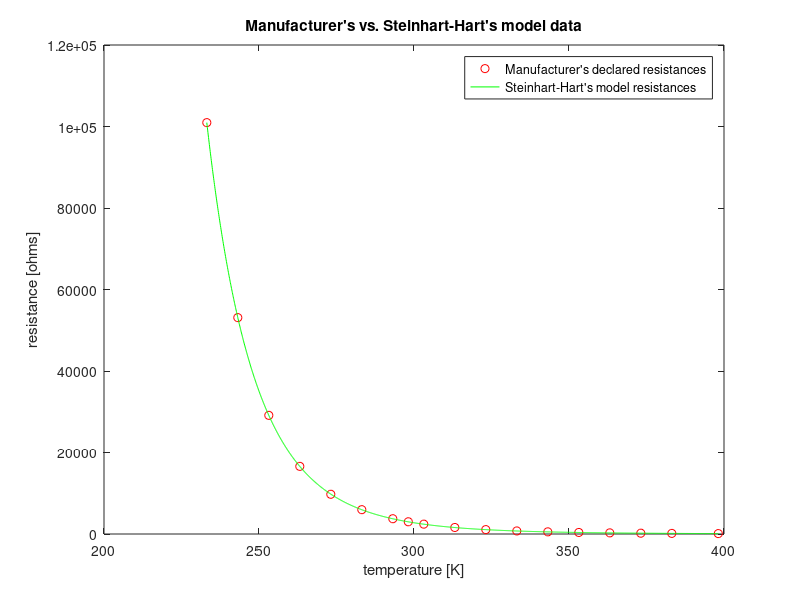

This figure's MATLAB source: (Note: this script raises an error after producing the figure.)
%% load data
md = [-40 100.95; -30 53.1; -20 29.12; -10 16.6; 0 9.75; 
           10 5.97; 20 3.75; 25 3; 30 2.42; 40 1.6; 50 1.08;
           60 0.75; 70 0.53; 80 0.38; 90 0.28; 100 0.2; 110 0.15; 125 0.1]; % NTC manufacturer data

% Steinhart-Hart model for NTCs: https://it.wikipedia.org/wiki/Equazione_di_Steinhart-Hart

T = md(:, 1) + 273.16; % Reference temperatures [K]
R = 1000*md(:, 2); % NTC resistances @ reference temperatures [Ohms]

%% Coefficients calculation
k1 = 1;
k2 = 2;
k3 = 3;

L1 = log(R(k1));
L2 = log(R(k2));
L3 = log(R(k3));

Y1 = 1/T(k1);
Y2 = 1/T(k2);
Y3 = 1/T(k3);

g2 = (Y2 - Y1)/(L2 - L1);
g3 = (Y3 - Y1)/(L3 - L1);

C = (g3 - g2)/(L3 - L2)/(L1 + L2 + L3);
B = g2 - C*(L1^2 + L1*L2 + L2^2);
A = Y1 - (B + L1^2*C)*L1;

%% Steinhart-Hart model evaluation
Ti = linspace(min(T), max(T), length(T)*100);
y = (A - 1./Ti)/C;
x = sqrt((B/(3*C))^3 + (y/2).^2);
Rc = exp((x - y/2).^(1/3) - (x + y/2).^(1/3));

%% data plot
figure(1);
plot(T, R, 'ro', Ti, Rc, 'g-');
title('Manufacturer''s vs. Steinhart-Hart''s model data');
xlabel('temperature [K]');
ylabel('resistance [ohms]');
legend({'Manufacturer''s declared resistances', 'Steinhart-Hart''s model resistances'});

%% Load experimental data
meas = readmatrix('measurements.xls');
meas = meas(1:20000, :);

%%
Tref = meas(:, 2);
TH20 = meas(:, 3);
TOil = meas(:, 4);

x0 = [1, 1, 0, 0];
x0 =  1.0e+11 *[ 0.7593    0.0009   -0.3383    1.1709];
options = optimset;
options.TolX = 1e-10;
options.TolFun = 1e-4;
options.MaxIter = 5000;
options.MaxFunEvals = 5000;
Tc = TOil;
[x, erms, exitflag, output] = fminsearch(@meanerror, x0, options, Tref, Tc)
G1 = x(1);
G2 = x(2);
O1 = x(3);
O2 = x(4);
figure(2);
plot([Tref - (G1*Tc + O1)./(G2*Tc + O2)]);


